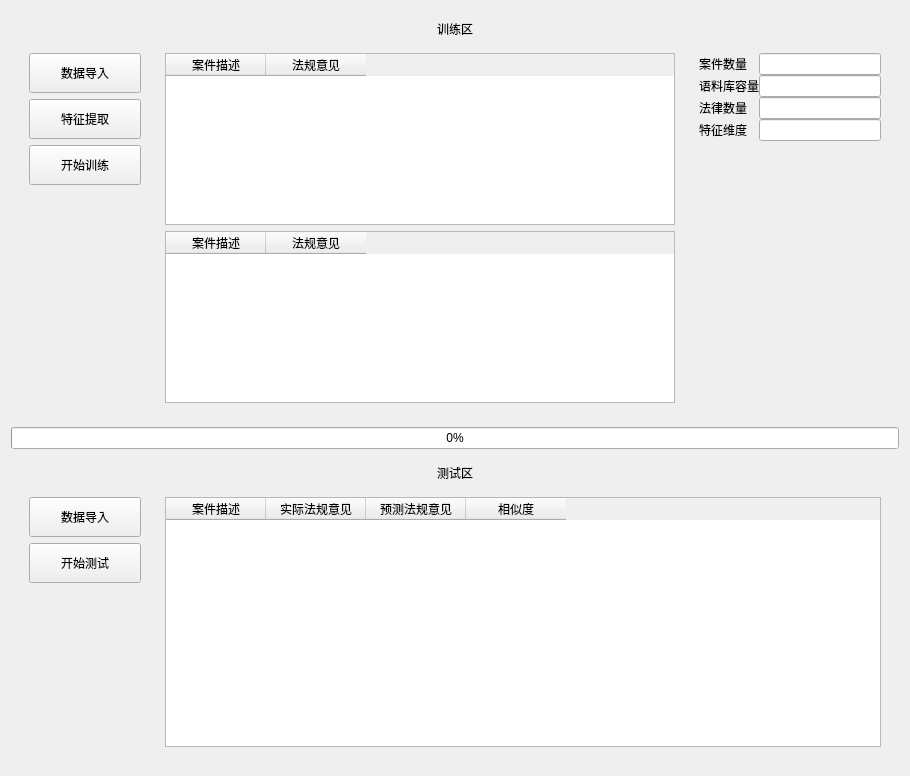
<?xml version="1.0" encoding="UTF-8"?>
<ui version="4.0">
 <class>Form</class>
 <widget class="QWidget" name="Form">
  <property name="geometry">
   <rect>
    <x>0</x>
    <y>0</y>
    <width>910</width>
    <height>776</height>
   </rect>
  </property>
  <property name="windowTitle">
   <string>税务大数据分析v1.0</string>
  </property>
  <layout class="QVBoxLayout" name="verticalLayout_10">
   <item>
    <widget class="QWidget" name="widget_train" native="true">
     <property name="minimumSize">
      <size>
       <width>700</width>
       <height>0</height>
      </size>
     </property>
     <layout class="QVBoxLayout" name="verticalLayout_6">
      <item>
       <layout class="QVBoxLayout" name="verticalLayout_5">
        <item>
         <widget class="QLabel" name="label">
          <property name="text">
           <string>&lt;html&gt;&lt;head/&gt;&lt;body&gt;&lt;p align=&quot;center&quot;&gt;训练区&lt;/p&gt;&lt;/body&gt;&lt;/html&gt;</string>
          </property>
         </widget>
        </item>
        <item>
         <layout class="QHBoxLayout" name="horizontalLayout">
          <item>
           <widget class="QWidget" name="widget" native="true">
            <property name="minimumSize">
             <size>
              <width>130</width>
              <height>0</height>
             </size>
            </property>
            <property name="maximumSize">
             <size>
              <width>150</width>
              <height>16777215</height>
             </size>
            </property>
            <layout class="QVBoxLayout" name="verticalLayout_4">
             <item>
              <widget class="QPushButton" name="pushButton_loadSample">
               <property name="minimumSize">
                <size>
                 <width>0</width>
                 <height>40</height>
                </size>
               </property>
               <property name="text">
                <string>数据导入</string>
               </property>
              </widget>
             </item>
             <item>
              <widget class="QPushButton" name="pushButton_extractFeature">
               <property name="minimumSize">
                <size>
                 <width>0</width>
                 <height>40</height>
                </size>
               </property>
               <property name="text">
                <string>特征提取</string>
               </property>
              </widget>
             </item>
             <item>
              <widget class="QPushButton" name="pushButton_startTrain">
               <property name="minimumSize">
                <size>
                 <width>0</width>
                 <height>40</height>
                </size>
               </property>
               <property name="text">
                <string>开始训练</string>
               </property>
              </widget>
             </item>
             <item>
              <spacer name="verticalSpacer_2">
               <property name="orientation">
                <enum>Qt::Vertical</enum>
               </property>
               <property name="sizeHint" stdset="0">
                <size>
                 <width>20</width>
                 <height>223</height>
                </size>
               </property>
              </spacer>
             </item>
            </layout>
           </widget>
          </item>
          <item>
           <widget class="QWidget" name="widget_2" native="true">
            <property name="minimumSize">
             <size>
              <width>400</width>
              <height>0</height>
             </size>
            </property>
            <layout class="QVBoxLayout" name="verticalLayout_3">
             <item>
              <widget class="QTableWidget" name="tableWidget_trainSamples">
               <property name="minimumSize">
                <size>
                 <width>0</width>
                 <height>150</height>
                </size>
               </property>
               <column>
                <property name="text">
                 <string>案件描述</string>
                </property>
                <property name="textAlignment">
                 <set>AlignCenter</set>
                </property>
               </column>
               <column>
                <property name="text">
                 <string>法规意见</string>
                </property>
                <property name="textAlignment">
                 <set>AlignCenter</set>
                </property>
               </column>
              </widget>
             </item>
             <item>
              <widget class="QTableWidget" name="tableWidget_trainFeature">
               <property name="minimumSize">
                <size>
                 <width>0</width>
                 <height>150</height>
                </size>
               </property>
               <column>
                <property name="text">
                 <string>案件描述</string>
                </property>
                <property name="textAlignment">
                 <set>AlignCenter</set>
                </property>
               </column>
               <column>
                <property name="text">
                 <string>法规意见</string>
                </property>
                <property name="textAlignment">
                 <set>AlignCenter</set>
                </property>
               </column>
              </widget>
             </item>
            </layout>
           </widget>
          </item>
          <item>
           <widget class="QWidget" name="widget_3" native="true">
            <property name="minimumSize">
             <size>
              <width>150</width>
              <height>0</height>
             </size>
            </property>
            <property name="maximumSize">
             <size>
              <width>200</width>
              <height>16777215</height>
             </size>
            </property>
            <layout class="QVBoxLayout" name="verticalLayout_2">
             <item>
              <layout class="QVBoxLayout" name="verticalLayout">
               <item>
                <layout class="QFormLayout" name="formLayout">
                 <property name="horizontalSpacing">
                  <number>0</number>
                 </property>
                 <property name="verticalSpacing">
                  <number>0</number>
                 </property>
                 <item row="0" column="0">
                  <widget class="QLabel" name="label_3">
                   <property name="text">
                    <string>案件数量</string>
                   </property>
                  </widget>
                 </item>
                 <item row="0" column="1">
                  <widget class="QLineEdit" name="lineEdit_caseNum">
                   <property name="readOnly">
                    <bool>true</bool>
                   </property>
                  </widget>
                 </item>
                 <item row="1" column="0">
                  <widget class="QLabel" name="label_4">
                   <property name="text">
                    <string>语料库容量</string>
                   </property>
                  </widget>
                 </item>
                 <item row="1" column="1">
                  <widget class="QLineEdit" name="lineEdit_corpusSize">
                   <property name="readOnly">
                    <bool>true</bool>
                   </property>
                  </widget>
                 </item>
                 <item row="2" column="0">
                  <widget class="QLabel" name="label_5">
                   <property name="text">
                    <string>法律数量</string>
                   </property>
                  </widget>
                 </item>
                 <item row="2" column="1">
                  <widget class="QLineEdit" name="lineEdit_lawNum">
                   <property name="readOnly">
                    <bool>true</bool>
                   </property>
                  </widget>
                 </item>
                 <item row="3" column="0">
                  <widget class="QLabel" name="label_6">
                   <property name="text">
                    <string>特征维度</string>
                   </property>
                  </widget>
                 </item>
                 <item row="3" column="1">
                  <widget class="QLineEdit" name="lineEdit_featureDim">
                   <property name="readOnly">
                    <bool>true</bool>
                   </property>
                  </widget>
                 </item>
                </layout>
               </item>
               <item>
                <spacer name="verticalSpacer">
                 <property name="orientation">
                  <enum>Qt::Vertical</enum>
                 </property>
                 <property name="sizeHint" stdset="0">
                  <size>
                   <width>20</width>
                   <height>40</height>
                  </size>
                 </property>
                </spacer>
               </item>
              </layout>
             </item>
            </layout>
           </widget>
          </item>
         </layout>
        </item>
       </layout>
      </item>
     </layout>
    </widget>
   </item>
   <item>
    <widget class="QProgressBar" name="progressBar">
     <property name="value">
      <number>0</number>
     </property>
     <property name="textVisible">
      <bool>true</bool>
     </property>
    </widget>
   </item>
   <item>
    <widget class="QWidget" name="widget_test" native="true">
     <layout class="QVBoxLayout" name="verticalLayout_9">
      <item>
       <widget class="QLabel" name="label_2">
        <property name="text">
         <string>&lt;html&gt;&lt;head/&gt;&lt;body&gt;&lt;p align=&quot;center&quot;&gt;测试区&lt;/p&gt;&lt;/body&gt;&lt;/html&gt;</string>
        </property>
       </widget>
      </item>
      <item>
       <layout class="QHBoxLayout" name="horizontalLayout_2">
        <item>
         <widget class="QWidget" name="widget_4" native="true">
          <property name="minimumSize">
           <size>
            <width>130</width>
            <height>0</height>
           </size>
          </property>
          <layout class="QVBoxLayout" name="verticalLayout_8">
           <item>
            <widget class="QPushButton" name="pushButton_loadTestCase">
             <property name="minimumSize">
              <size>
               <width>0</width>
               <height>40</height>
              </size>
             </property>
             <property name="text">
              <string>数据导入</string>
             </property>
            </widget>
           </item>
           <item>
            <widget class="QPushButton" name="pushButton_startTest">
             <property name="minimumSize">
              <size>
               <width>0</width>
               <height>40</height>
              </size>
             </property>
             <property name="text">
              <string>开始测试</string>
             </property>
            </widget>
           </item>
           <item>
            <spacer name="verticalSpacer_3">
             <property name="orientation">
              <enum>Qt::Vertical</enum>
             </property>
             <property name="sizeHint" stdset="0">
              <size>
               <width>20</width>
               <height>163</height>
              </size>
             </property>
            </spacer>
           </item>
          </layout>
         </widget>
        </item>
        <item>
         <widget class="QWidget" name="widget_5" native="true">
          <layout class="QVBoxLayout" name="verticalLayout_7">
           <item>
            <widget class="QTableWidget" name="tableWidget_testBoard">
             <property name="minimumSize">
              <size>
               <width>0</width>
               <height>250</height>
              </size>
             </property>
             <column>
              <property name="text">
               <string>案件描述</string>
              </property>
              <property name="textAlignment">
               <set>AlignCenter</set>
              </property>
             </column>
             <column>
              <property name="text">
               <string>实际法规意见</string>
              </property>
              <property name="textAlignment">
               <set>AlignCenter</set>
              </property>
             </column>
             <column>
              <property name="text">
               <string>预测法规意见</string>
              </property>
              <property name="textAlignment">
               <set>AlignCenter</set>
              </property>
             </column>
             <column>
              <property name="text">
               <string>相似度</string>
              </property>
              <property name="textAlignment">
               <set>AlignCenter</set>
              </property>
             </column>
            </widget>
           </item>
          </layout>
         </widget>
        </item>
       </layout>
      </item>
     </layout>
    </widget>
   </item>
  </layout>
 </widget>
 <resources/>
 <connections/>
</ui>
